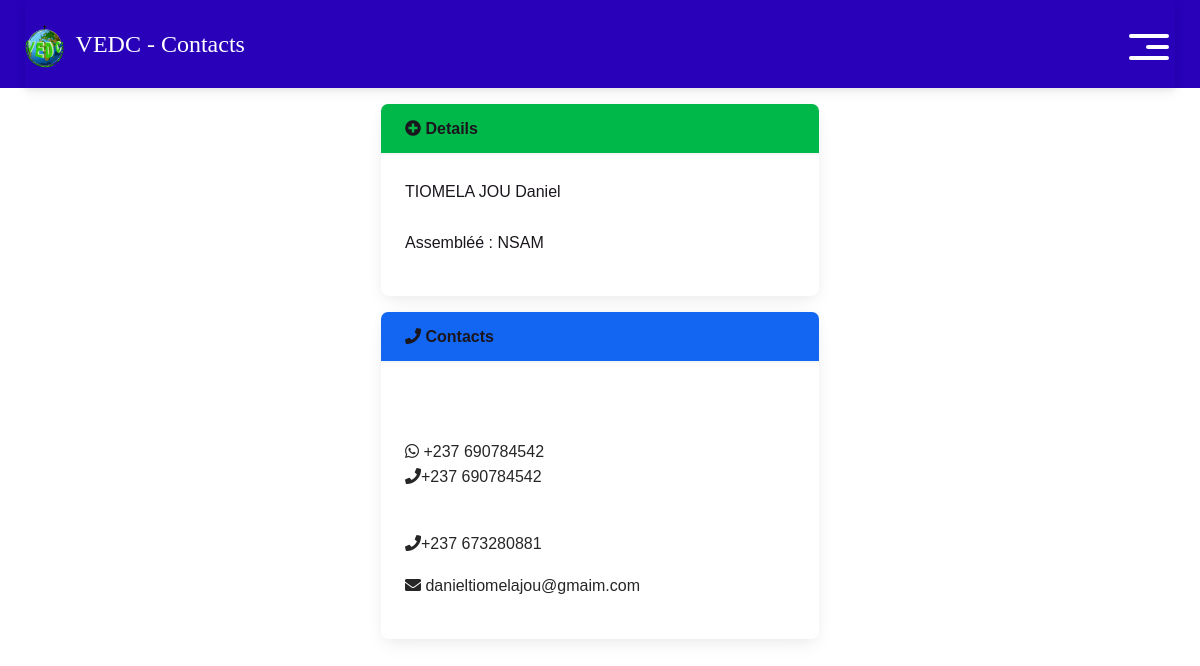
The page /compte/user_details/1 on the database its author committed.
### users/models.py (models this page shows)
class Personne(models.Model):
    assemblee = models.ForeignKey('main.Assemblee',  on_delete=models.SET_NULL, null = True, blank = True, help_text = "Si votre assemblée n'est pas disponible contactez votre encadreur")
    user = models.ForeignKey(User, on_delete=models.CASCADE)
    is_encadreur = models.BooleanField(default=False, null = True)
    def __str__(self):
        return str(self.user.last_name) + ' ' + str(self.user.first_name)

class Numero(models.Model):
    numero = models.PositiveIntegerField()
    code_du_pays = models.PositiveIntegerField()
    disponible_sur_whatsapp = models.BooleanField()
    disponible_sur_appel = models.BooleanField()
    utilisateur = models.ForeignKey(User, on_delete=models.CASCADE)
    def __str__(self):
        return '+' + str(self.code_du_pays) + ' ' + str(self.numero)

### main/models.py (models this page shows)
class Assemblee(models.Model):
    SRVT = 'Serviteur'
    PAST = 'Pasteur'
    DPT = 'Délégué Pastoral'
    DIACRE = 'Diacre'
    ENCADREUR_CHOICE = [
        (SRVT, 'Serviteur'),
        (PAST, 'Pasteur'),
        (DPT, 'Délégué Pastoral'),
        (DIACRE, 'Diacre'),
    ]
    Nom_assemblee = models.CharField(max_length=80)
    Encadreur = models.ForeignKey(User, related_name = 'Encandreur', on_delete=models.SET_NULL, blank = True, null =True)
    Type_encadreur = models.CharField(choices = ENCADREUR_CHOICE, max_length=50, default = SRVT)
    coordonnees_localisation = models.TextField(null = True, blank = True)
    pays = models.CharField( max_length=8)
    ville = models.CharField( max_length=50)
    Quartier = models.CharField(max_length=50, null = True, blank = True)
    def __str__(self):
        return self.Nom_assemblee

### users/views.py (the view)
# urls.py: path("user_details/<user_id>", views.user_details, name="user_details"),
def user_details(request, user_id):
    context = {}
    user_account = User.objects.get(pk = user_id)
    account = Personne.objects.get(user = user_account)
    allnum = Numero.objects.filter(utilisateur_id = user_id)
    context['account'] = account
    context['user_account'] = user_account
    context['allnum'] = allnum
    return render(request, 'personne_details.html', context)

### users/templates/personne_details.html (shortened to what this page needs)
{% extends 'base.html' %}
{% block content %}
<div class="row justify-content-center">
    <div class="col-md-5 col-sm-6">
        <div class="container">
            <div class="card mybg  my-3">
                <div class="card-header bg-success">
                    <strong> <i class="fa fa-plus-circle" aria-hidden="true"></i> Details </strong>
                </div>
                <div class="card-body">
                    <div class="row">
                        <div class="col-10">
                            {{account}}
                        </div>
                    </div>
                     <br>
                     <p> Assembléé : {{account.assemblee}} </p>
                </div>
            </div>
            <div class="card my-2">
                <div class="card-header bg-primary">
                    <strong> <i class="fas fa-phone    "></i> Contacts </strong>
                </div>
                <div class="card-body">
                    <br><br>
                    {% for num in allnum %}
                    <div class="row">
                        <div class="col-9">
                            <p>
                                {% if num.disponible_sur_whatsapp %}
                                    <a href="https://wa.me/{{num.code_du_pays}}{{num.numero}}" target="_blank" rel="noopener noreferrer" class="text-dark"> <i class="fab fa-whatsapp" aria-hidden="true"></i> {{num}}</a>
                                {% endif %}
                                <br>
                                {% if num.disponible_sur_appel %}
                                     <a href="tel:{{num}} " class="text-dark" > <i class="fa fa-phone" aria-hidden="true" ></i>{{num}} </a>
                                {% else %}
                                     <a href="tel:{{num}} " class="text-dark"> <i class="fa fa-phone" aria-hidden="true" ></i> {{num}} </a>
                                {% endif %}
                            </p>
                        </div>
                    </div>
                    {% endfor %}
                    <div class="row">
                        <div class="col-9">
                            <p>  <a href="mailto:{{account.user.email}}" target="_blank" rel="noopener noreferrer" class="text-dark"><i class="fa fa-envelope" aria-hidden="true"></i>  {{account.user.email}} </a> </p>
                        </div>
                    </div>
                </div>
            </div>
        </div>
    </div>
</div>
{% endblock content %}

### static/css/style.css (style rules this page uses)
body { font-family: "Raleway", sans-serif; color: #1b161d; background-color: #ffffff; }
a, a:hover, a:focus { text-decoration: none; }

### templates/base.html (style rules this page uses)
body { font-family: "Raleway", sans-serif; color: #1b161d; background-color: #ffffff; }
a, a:hover, a:focus { text-decoration: none; }
* { font-family: arial; }

### rows shown on the page
Personne: user.first_name "TIOMELA JOU Daniel", assemblee "NSAM", user.email "danieltiomelajou@gmaim.com"
Numero: code_du_pays+numero "+237 690784542"
Numero: code_du_pays+numero "+237 673280881"
